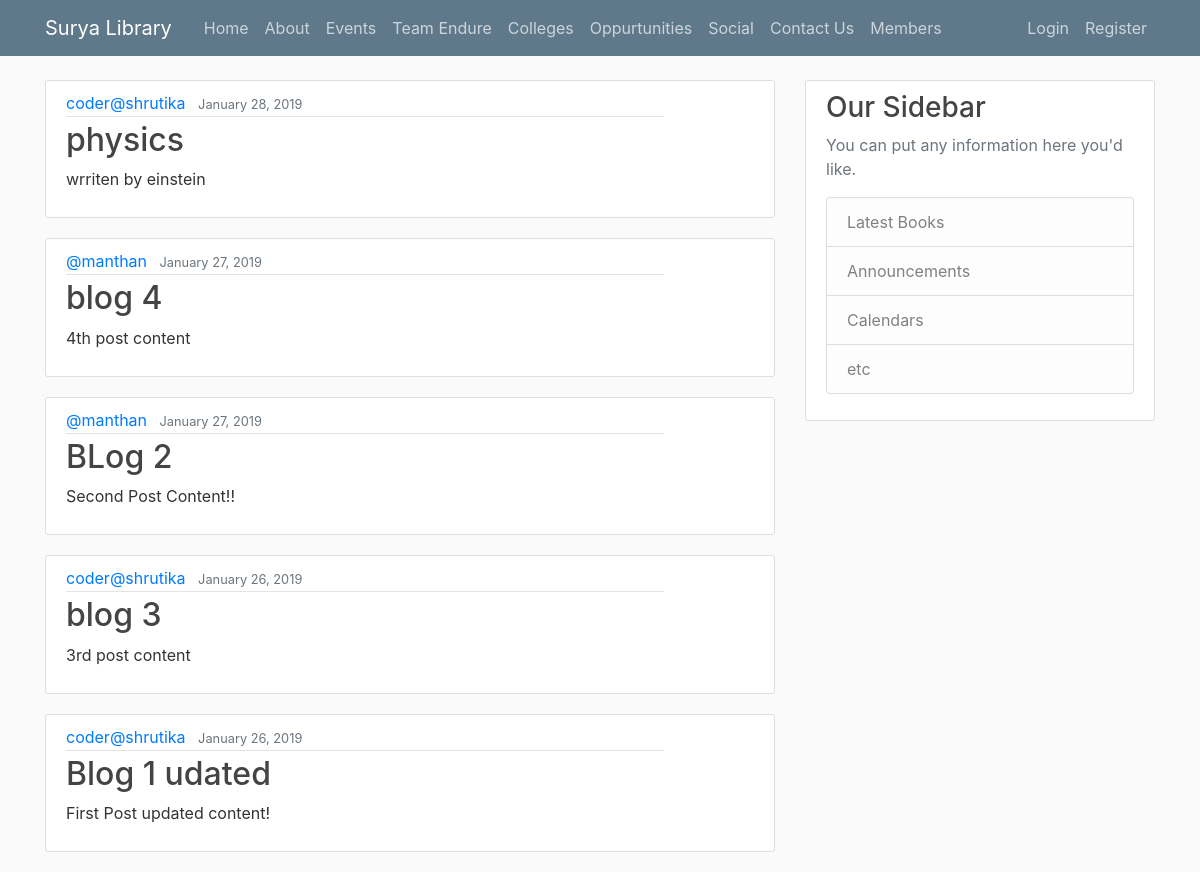
Screenshot of /blog/ with the database file from the repository.
### blog/models.py (models this page shows)
class Post(models.Model):
    title = models.CharField(max_length=100)
    content= models.TextField() #wd no constraints since it will be lots of lines
    date_posted= models.DateTimeField(default=timezone.now) #argument can be 1)auto_now=True which means update the date to date posted to current date time everytime the post was updated
    author = models.ForeignKey(User, on_delete=models.CASCADE)
    image1=models.ImageField(default="default.jpeg",upload_to='book_pics')#migrations is necessary here look below

### blog/views.py (the view)
# urls.py: url('', views.PostListView.as_view(), name='blog-home'),
class PostListView(ListView):#this class inherting from ListView
    model=Post #the models tell ListView what model to query to
    template_name='blog/home.html' #<app>/<model>_<viewtype>.html
    context_object_name='posts' #context variable is used since we use the variable for posts as context in home view
    ordering = ['-date_posted']

### blog/templates/blog/home.html (shortened to what this page needs)
{% extends "blog/base.html" %}
{% block content %}
    {% for post in posts %}
        <article class="media content-section">
                <div class="media-body">
                <div class="article-metadata">
                    <a class="mr-2" href="#">{{ post.author }}</a>
                    <small class="text-muted">{{ post.date_posted|date:'F d, Y'}}</small>
                </div>
                <h2><a class="article-title" href="#">{{ post.title }}</a></h2>
                <p class="article-content">{{ post.content }}</p>
                </div>
<div class="row"  height="200px">
  <div class="col-md-4">
  </div>
  <div class="col-md-4">
  </div>
  <div class="col-md-4">
  </div>
</div>
        </article>
    {% endfor %}
{% endblock content %}

### blog/templates/blog/base.html (shortened to what this page needs)
{% load static %}
<!DOCTYPE html>
<html>
<head>
        <link rel="stylesheet" href="https://stackpath.bootstrapcdn.com/bootstrap/4.2.1/css/bootstrap.min.css">
        <link rel="stylesheet" type="text/css" href="{% static 'blog/main.css' %}">
</head>
<body>
<header class="site-header">
        <nav class="navbar navbar-expand-md navbar-dark bg-steel fixed-top">
          <div class="container">
            <a class="navbar-brand mr-4" href="{% url 'blog-home' %}">Surya Library</a>
            <div class="collapse navbar-collapse" id="navbarToggle">
              <div class="navbar-nav mr-auto">
                <a class="nav-item nav-link" href="{% url 'blog-home' %}">Home</a>
                <a class="nav-item nav-link" href="{% url 'blog-about' %}">About</a>
                <a class="nav-item nav-link" href="{% url 'blog-events' %}">Events</a>
                <a class="nav-item nav-link" href="{% url 'blog-endure' %}">Team Endure</a>
                <a class="nav-item nav-link" href="{% url 'blog-endure' %}">Colleges</a>
                <a class="nav-item nav-link" href="{% url 'blog-endure' %}">Oppurtunities</a>
                <a class="nav-item nav-link" href="{% url 'blog-endure' %}">Social</a>
                  <a class="nav-item nav-link" href="{% url 'blog-endure' %}">Contact Us</a>
                <a class="nav-item nav-link" href="{% url 'blog-endure' %}">Members</a>
              </div>
              <div class="navbar-nav">
                {% if user.is_authenticated %}
                <a class="nav-item nav-link" href="{% url 'profile' %}">Profile</a>
                <a class="nav-item nav-link" href="{%url 'logout' %}">Logout</a>
                {% else %}
                  <a class="nav-item nav-link" href="{%url 'login' %}">Login</a>
                  <a class="nav-item nav-link" href="{% url 'register' %}">Register</a>
                {% endif %}
              </div>
            </div>
         </div>
        </nav>
</header>
<main role="main" class="container">
        <div class="row">
          <div class="col-md-8">
            {% block content %}{% endblock %}
          </div>
          <div class="col-md-4">
            <div class="content-section">
              <h3>Our Sidebar</h3>
              <p class='text-muted'>You can put any information here you'd like.
                <ul class="list-group">
                  <li class="list-group-item list-group-item-light">Latest Books</li>
                  <li class="list-group-item list-group-item-light">Announcements</li>
                  <li class="list-group-item list-group-item-light">Calendars</li>
                  <li class="list-group-item list-group-item-light">etc</li>
                </ul>
              </p>
            </div>
          </div>
        </div>
</main>
</body>
</html>

### blog/static/blog/main.css (style rules this page uses)
body { background: #fafafa; color: #333333; margin-top: 5rem; }
h1, h2, h3, h4, h5, h6 { color: #444444; }
ul { margin: 0; }
.bg-steel { background-color: #5f788a; }
.site-header .navbar-nav .nav-link { color: #cbd5db; }
.content-section { background: #ffffff; padding: 10px 20px; border: 1px solid #dddddd; border-radius: 3px; margin-bottom: 20px; }
.article-title { color: #444444; }
.article-content { white-space: pre-line; }
.article-metadata { padding-bottom: 1px; margin-bottom: 4px; border-bottom: 1px solid #e3e3e3 }

### rows the page displays
Post: author "coder@shrutika", date_posted "January 28, 2019", title "physics", content "wrriten by einstein"
Post: author "@manthan", date_posted "January 27, 2019", title "blog 4", content "4th post content"
Post: author "@manthan", date_posted "January 27, 2019", title "BLog 2", content "Second Post Content!!"
Post: author "coder@shrutika", date_posted "January 26, 2019", title "blog 3", content "3rd post content"
Post: author "coder@shrutika", date_posted "January 26, 2019", title "Blog 1 udated", content "First Post updated content!"
